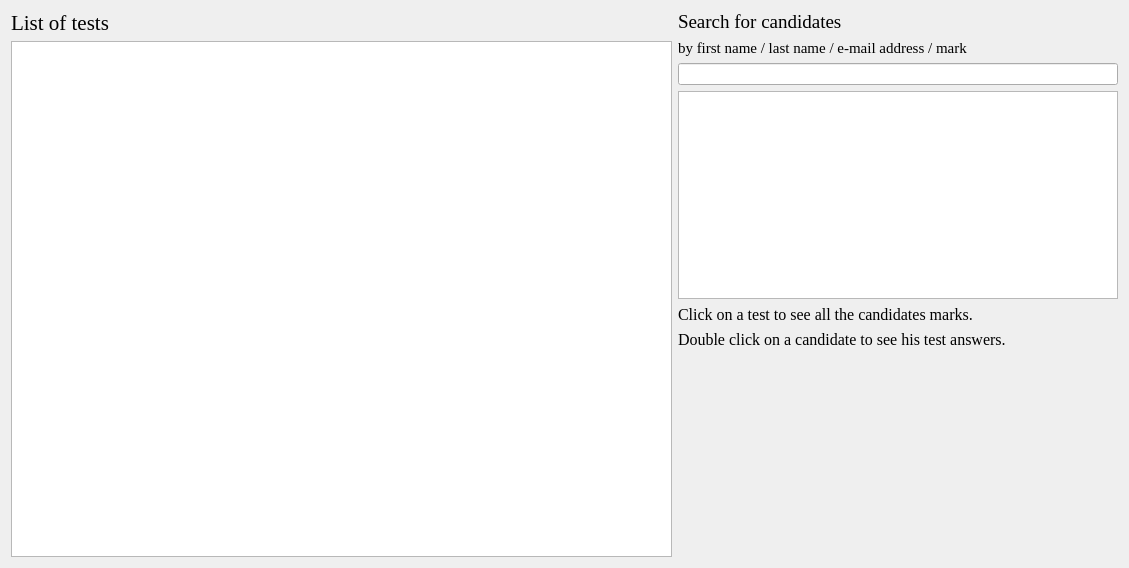
<?xml version="1.0" encoding="UTF-8"?>
<ui version="4.0">
 <class>TestsResults</class>
 <widget class="QWidget" name="TestsResults">
  <property name="geometry">
   <rect>
    <x>0</x>
    <y>0</y>
    <width>1129</width>
    <height>568</height>
   </rect>
  </property>
  <property name="windowTitle">
   <string>Tests results</string>
  </property>
  <property name="styleSheet">
   <string notr="true">QLineEdit, QPlainTextEdit, QComboBox, QRadioButton, QPushButton, QDateTimeEdit
{
font: 15px &quot;Times New Roman&quot;;
}
</string>
  </property>
  <layout class="QVBoxLayout" name="verticalLayout_2">
   <item>
    <layout class="QHBoxLayout" name="horizontalLayout_2" stretch="6,4">
     <item>
      <layout class="QVBoxLayout" name="verticalLayout_4">
       <item>
        <widget class="QLabel" name="ListOfTestsLabel">
         <property name="font">
          <font>
           <family>Times New Roman</family>
           <pointsize>16</pointsize>
          </font>
         </property>
         <property name="text">
          <string>List of tests</string>
         </property>
        </widget>
       </item>
       <item>
        <widget class="QTableWidget" name="testTableWidget">
         <property name="styleSheet">
          <string notr="true">QTableWidget
{
	font: 15px &quot;Times New Roman&quot;;
}

QHeaderView::section 
{
    background-color: silver;
    border: none;
	font-family: Times new Roman;
	font-size: 16px;
}

QTableWidget::item:selected
{ 
background-color: rgb(36, 36, 36);
color: white;
}
</string>
         </property>
         <property name="editTriggers">
          <set>QAbstractItemView::NoEditTriggers</set>
         </property>
         <property name="selectionMode">
          <enum>QAbstractItemView::SingleSelection</enum>
         </property>
         <property name="selectionBehavior">
          <enum>QAbstractItemView::SelectRows</enum>
         </property>
         <property name="gridStyle">
          <enum>Qt::DashLine</enum>
         </property>
         <property name="sortingEnabled">
          <bool>true</bool>
         </property>
        </widget>
       </item>
      </layout>
     </item>
     <item>
      <layout class="QVBoxLayout" name="verticalLayout_5">
       <item>
        <widget class="QLabel" name="searchForCandidatesLabel">
         <property name="font">
          <font>
           <family>Times New Roman</family>
           <pointsize>14</pointsize>
          </font>
         </property>
         <property name="text">
          <string>Search for candidates</string>
         </property>
        </widget>
       </item>
       <item>
        <widget class="QLabel" name="infoLabel3">
         <property name="font">
          <font>
           <family>Times New Roman</family>
           <pointsize>11</pointsize>
          </font>
         </property>
         <property name="text">
          <string>by first name / last name / e-mail address / mark</string>
         </property>
        </widget>
       </item>
       <item>
        <widget class="QLineEdit" name="searchCandidateInput"/>
       </item>
       <item>
        <widget class="QTableWidget" name="candidateResultTableWidget">
         <property name="styleSheet">
          <string notr="true">QTableWidget
{
	font: 15px &quot;Times New Roman&quot;;
}

QHeaderView::section 
{
    background-color: silver;
    border: none;
	font-family: Times new Roman;
	font-size: 16px;
}

QTableWidget::item:selected
{ 
background-color: rgb(36, 36, 36);
color: white;
}
</string>
         </property>
         <property name="editTriggers">
          <set>QAbstractItemView::NoEditTriggers</set>
         </property>
         <property name="selectionMode">
          <enum>QAbstractItemView::SingleSelection</enum>
         </property>
         <property name="selectionBehavior">
          <enum>QAbstractItemView::SelectRows</enum>
         </property>
         <property name="gridStyle">
          <enum>Qt::DashLine</enum>
         </property>
         <property name="sortingEnabled">
          <bool>true</bool>
         </property>
         <attribute name="horizontalHeaderShowSortIndicator" stdset="0">
          <bool>true</bool>
         </attribute>
        </widget>
       </item>
       <item>
        <widget class="QLabel" name="infoLabel">
         <property name="font">
          <font>
           <family>Times New Roman</family>
           <pointsize>12</pointsize>
          </font>
         </property>
         <property name="text">
          <string>Click on a test to see all the candidates marks.</string>
         </property>
        </widget>
       </item>
       <item>
        <widget class="QLabel" name="infoLabel2">
         <property name="font">
          <font>
           <family>Times New Roman</family>
           <pointsize>12</pointsize>
          </font>
         </property>
         <property name="text">
          <string>Double click on a candidate to see his test answers.</string>
         </property>
        </widget>
       </item>
       <item>
        <spacer name="verticalSpacer">
         <property name="orientation">
          <enum>Qt::Vertical</enum>
         </property>
         <property name="sizeHint" stdset="0">
          <size>
           <width>20</width>
           <height>40</height>
          </size>
         </property>
        </spacer>
       </item>
      </layout>
     </item>
    </layout>
   </item>
  </layout>
 </widget>
 <layoutdefault spacing="6" margin="11"/>
 <resources/>
 <connections/>
</ui>
